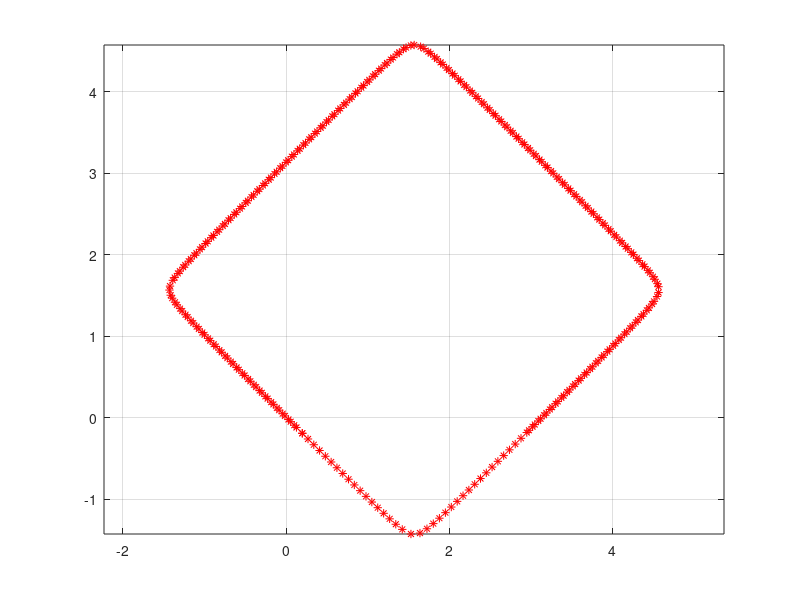

This chart was generated by the following MATLAB code:
function pseudoivhossz_pelda

	clear all, close all, clc

	global y1_frozen v y_prev h

	h=0.1;

	y0_1=0.2; y1_frozen=y0_1; y0_2=fzero(@G2,0);
	y1_1=h; y1_frozen=y1_1; y1_2=fzero(@G2,y0_2);

	pts=[y0_1 y0_2;y1_1 y1_2];

	figure(1)
	plot(pts(:,1),pts(:,2),'r*'), grid on, hold on, axis equal

	for i=1:300
		v=pts(end,:)-pts(end-1,:);
		v=v/norm(v);

		y_prev=pts(end,:);
		y_pred=pts(end,:)+h*v;
		ynew=fsolve(@G_PAC,y_pred)
		pts=[pts;ynew];
		
		plot(ynew(1),ynew(2),'r*'), hold on, drawnow
	end
end

function out = G(y)
	%out=y(1)^2+y(2)^2-1;
	out=sin(y(1))+sin(y(2))-0.01;
end

function out = G2(y2)
	global y1_frozen
	out=G([y1_frozen,y2]);
end

function out = G_PAC(y)
	global v y_prev h
	out(1,1)=G(y);
	out(2,1)=dot(y-y_prev,v)-h;
end